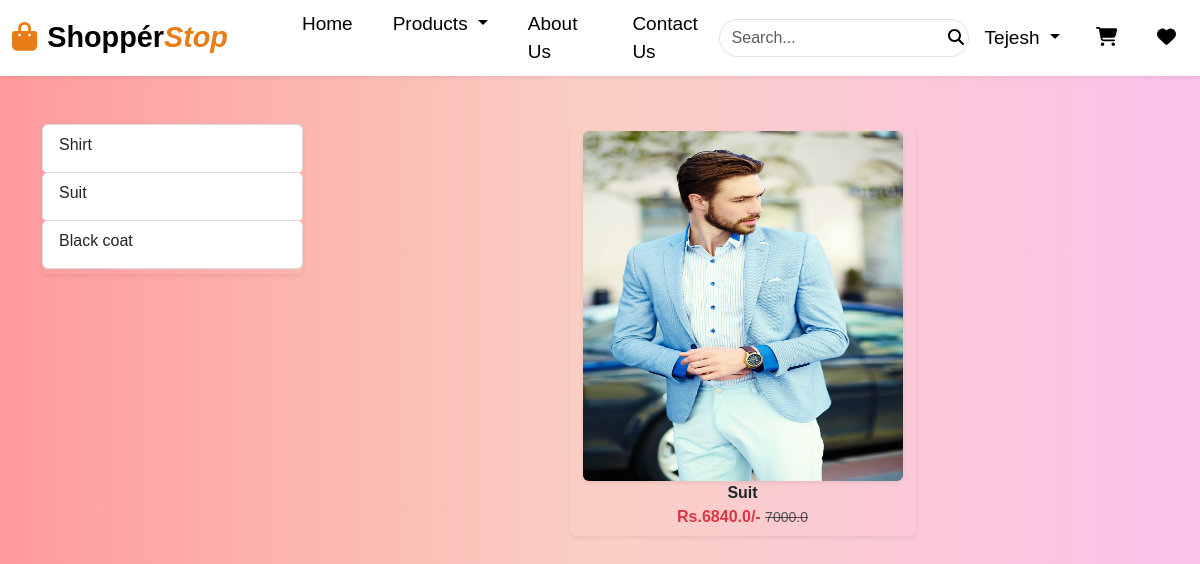
Screenshot of /category-title/Suit (signed in) with the database file from the repository.
### app/models.py (models this page shows, shortened)
class Product(models.Model):
    title = models.CharField(max_length=100)
    selling_price = models.FloatField()
    discounted_price = models.FloatField()
    description = models.TextField()
    composition = models.TextField(default='')
    prodapp = models.TextField(default='')
    category = models.CharField(choices=CATEGORY_CHOICES, max_length=2)
    product_image = models.ImageField(upload_to='product')

### app/views.py (the view)
# urls.py: path("category-title/<val>", views.CategoryTitle.as_view(), name='category-title'),
@method_decorator(login_required,name="dispatch")
class CategoryTitle(View):
    def get(self, request,val):
        product = Product.objects.filter(title=val)
        title = Product.objects.filter(category=product[0].category).values('title')
        totalitem = 0
        wishitem=0
        if request.user.is_authenticated:
            totalitem = len(Cart.objects.filter(user = request.user))
            wishitem = len(Wishlist.objects.filter(user = request.user))
        return render(request,"app/category.html",locals())

### app/templates/app/category.html (shortened to what this page needs)
{% extends 'app/base.html' %}
{% load static %}
{% block main-content %}
<div class="container my-5">
    <div class="row">
        <div class="col-sm-3">
            <div class="list-group shadow-sm"style="padding-bottom:5px;" >
                {% for val in title %}
                    <a href="{% url "category-title" val.title %}" class="list-group-item list-group-item-action" aria-current="true"style="padding-bottom:15px;">
                        {{ val.title }}
                    </a>
                {% endfor %}
            </div>
        </div>
        <div class="col-sm-9">
            <div class="row">
                {% for prod in product %}
                    <div class="col text-center mb-4">
                        <a href="{% url "product-detail" prod.id %}" class="btn shadow-sm product-card">
                            <div>
                                <img src="{{ prod.product_image.url }}" width="320px" height="350px" class="rounded shadow-sm" />
                                <div class="fw-bold text-dark">{{ prod.title }}</div>
                                <div class="fw-bold text-danger">
                                    Rs.{{ prod.discounted_price }}/-
                                    <small class="fw-light text-decoration-line-through text-muted">{{ prod.selling_price }}</small>
                                </div>
                            </div>
                        </a>
                    </div>
                {% endfor %}
            </div>
        </div>
    </div>
</div>
{% endblock main-content %}

### app/templates/app/category.html (style rules this page uses)
body { background: linear-gradient(to right, #ff9a9e, #fad0c4, #fbc2eb); background-attachment: fixed; min-height: 100vh; margin: 0; }
.list-group-item { border: 1px solid #ddd; border-radius: 5px; transition: transform 0.3s ease, box-shadow 0.3s ease; }
.product-card { text-decoration: none; color: inherit; transition: transform 0.3s ease, box-shadow 0.3s ease; }
img { border-radius: 10px; transition: transform 0.3s ease-in-out; }

### rows the page displays
Product: product_image (picture), title "Suit", discounted_price "6840.0", selling_price "7000.0"

### other values shown
{{ val.title }} "Shirt" "Suit" "Black coat"
